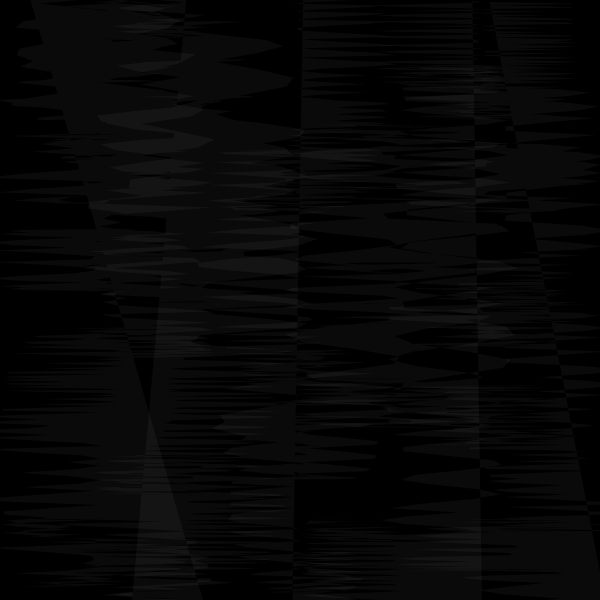
Frame 1 (no input)
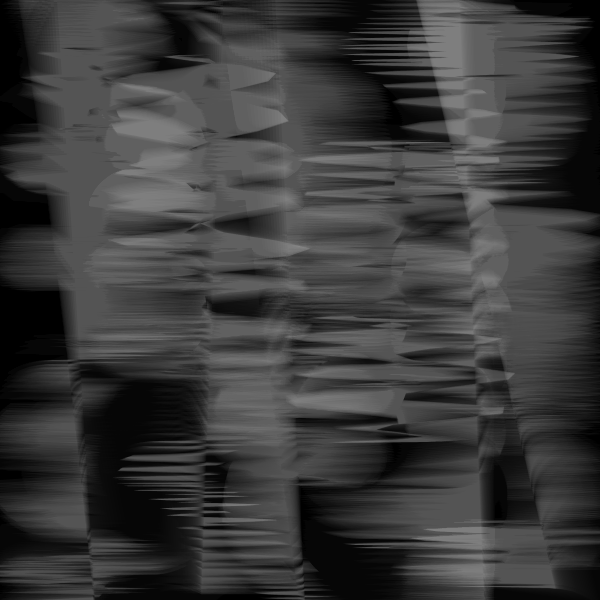
Frame 60 (no input)
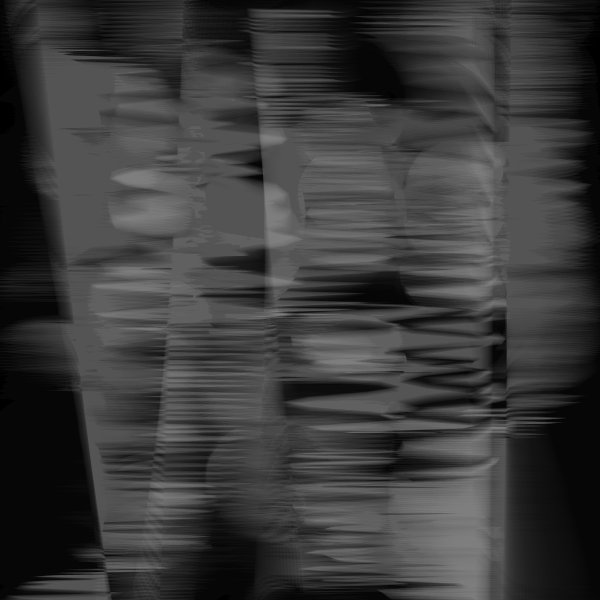
Frame 120 (the mouse pressed at the canvas centre since frame 60)

The p5.js sketch that drew these frames (run headless with seeded random() and noise() and a simulated clock; from frame 60 on, the mouse is pressed at the canvas centre):

// p5.js sketch
// ── sketch.js
//inspo from Fiona 

let moverSystems = [];
let num = 10;
let cells, cols, rows;
let offset, margin;
let cellW, cellH;
let bg;
let graphics;



function setup() {
  w = 600;
  var canvas;
    if(windowWidth>=600 && windowHeight >=600){
      canvas = createCanvas(600, 600);
    }
    else{
      canvas = createCanvas(windowWidth, windowHeight - 100);
    }

  var x = (windowWidth - width) / 2;
  var y = (windowHeight - height) / 2;

  canvas.position(x, y);
  background(0);
  noStroke();

}
var t = 0;

function draw(){
  background(0, 20)
  t+=1/500
  fill(255, 10)
  for(var x=100;x<width;x+=100){
    beginShape()
    for(var y=-40;y<height+40;y++){
      var a=noise(x,y/width,t)*100
    　var b=noise(x,y/width-t)*3
       vertex(x+sin(b)*(cos(a)-sin(x|y))*60,y+sin(a)*50)
     }endShape()
  }
}
